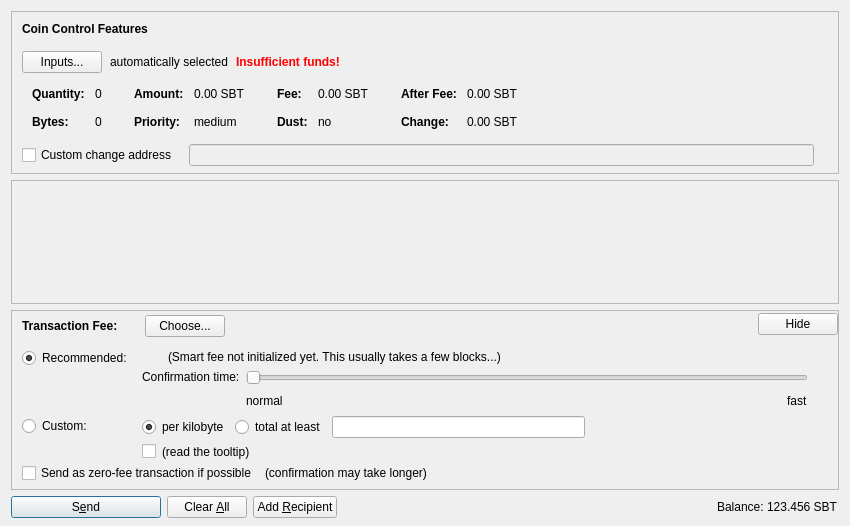
<?xml version="1.0" encoding="UTF-8"?>
<ui version="4.0">
 <class>SendCoinsDialog</class>
 <widget class="QDialog" name="SendCoinsDialog">
  <property name="geometry">
   <rect>
    <x>0</x>
    <y>0</y>
    <width>850</width>
    <height>526</height>
   </rect>
  </property>
  <property name="windowTitle">
   <string>Send Coins</string>
  </property>
  <layout class="QVBoxLayout" name="verticalLayout" stretch="0,1,0,0">
   <property name="bottomMargin">
    <number>8</number>
   </property>
   <item>
    <widget class="QFrame" name="frameCoinControl">
     <property name="sizePolicy">
      <sizepolicy hsizetype="Expanding" vsizetype="Expanding">
       <horstretch>0</horstretch>
       <verstretch>0</verstretch>
      </sizepolicy>
     </property>
     <property name="maximumSize">
      <size>
       <width>16777215</width>
       <height>16777215</height>
      </size>
     </property>
     <property name="frameShape">
      <enum>QFrame::StyledPanel</enum>
     </property>
     <property name="frameShadow">
      <enum>QFrame::Sunken</enum>
     </property>
     <layout class="QVBoxLayout" name="verticalLayoutCoinControl2">
      <property name="spacing">
       <number>0</number>
      </property>
      <property name="leftMargin">
       <number>0</number>
      </property>
      <property name="topMargin">
       <number>0</number>
      </property>
      <property name="rightMargin">
       <number>0</number>
      </property>
      <property name="bottomMargin">
       <number>6</number>
      </property>
      <item>
       <layout class="QVBoxLayout" name="verticalLayoutCoinControl" stretch="0,0,0,0,1">
        <property name="spacing">
         <number>0</number>
        </property>
        <property name="leftMargin">
         <number>10</number>
        </property>
        <property name="topMargin">
         <number>10</number>
        </property>
        <item>
         <layout class="QHBoxLayout" name="horizontalLayoutCoinControl1">
          <property name="bottomMargin">
           <number>15</number>
          </property>
          <item>
           <widget class="QLabel" name="labelCoinControlFeatures">
            <property name="sizePolicy">
             <sizepolicy hsizetype="Preferred" vsizetype="Maximum">
              <horstretch>0</horstretch>
              <verstretch>0</verstretch>
             </sizepolicy>
            </property>
            <property name="font">
             <font>
              <weight>75</weight>
              <bold>true</bold>
             </font>
            </property>
            <property name="styleSheet">
             <string notr="true">font-weight:bold;</string>
            </property>
            <property name="text">
             <string>Coin Control Features</string>
            </property>
           </widget>
          </item>
         </layout>
        </item>
        <item>
         <layout class="QHBoxLayout" name="horizontalLayoutCoinControl2" stretch="0,0,0,0">
          <property name="spacing">
           <number>8</number>
          </property>
          <property name="bottomMargin">
           <number>10</number>
          </property>
          <item>
           <widget class="QPushButton" name="pushButtonCoinControl">
            <property name="styleSheet">
             <string notr="true"/>
            </property>
            <property name="text">
             <string>Inputs...</string>
            </property>
            <property name="autoDefault">
             <bool>false</bool>
            </property>
           </widget>
          </item>
          <item>
           <widget class="QLabel" name="labelCoinControlAutomaticallySelected">
            <property name="text">
             <string>automatically selected</string>
            </property>
            <property name="margin">
             <number>5</number>
            </property>
           </widget>
          </item>
          <item>
           <widget class="QLabel" name="labelCoinControlInsuffFunds">
            <property name="font">
             <font>
              <weight>75</weight>
              <bold>true</bold>
             </font>
            </property>
            <property name="styleSheet">
             <string notr="true">color:red;font-weight:bold;</string>
            </property>
            <property name="text">
             <string>Insufficient funds!</string>
            </property>
            <property name="margin">
             <number>5</number>
            </property>
           </widget>
          </item>
          <item>
           <spacer name="horizontalSpacerCoinControl">
            <property name="orientation">
             <enum>Qt::Horizontal</enum>
            </property>
            <property name="sizeHint" stdset="0">
             <size>
              <width>40</width>
              <height>1</height>
             </size>
            </property>
           </spacer>
          </item>
         </layout>
        </item>
        <item>
         <widget class="QWidget" name="widgetCoinControl" native="true">
          <property name="sizePolicy">
           <sizepolicy hsizetype="Preferred" vsizetype="Preferred">
            <horstretch>0</horstretch>
            <verstretch>0</verstretch>
           </sizepolicy>
          </property>
          <property name="minimumSize">
           <size>
            <width>0</width>
            <height>0</height>
           </size>
          </property>
          <property name="styleSheet">
           <string notr="true"/>
          </property>
          <layout class="QHBoxLayout" name="horizontalLayoutCoinControl5">
           <property name="leftMargin">
            <number>0</number>
           </property>
           <property name="topMargin">
            <number>0</number>
           </property>
           <property name="rightMargin">
            <number>0</number>
           </property>
           <property name="bottomMargin">
            <number>0</number>
           </property>
           <item>
            <layout class="QHBoxLayout" name="horizontalLayoutCoinControl3" stretch="0,0,0,1">
             <property name="spacing">
              <number>20</number>
             </property>
             <property name="topMargin">
              <number>0</number>
             </property>
             <property name="bottomMargin">
              <number>10</number>
             </property>
             <item>
              <layout class="QFormLayout" name="formLayoutCoinControl1">
               <property name="horizontalSpacing">
                <number>10</number>
               </property>
               <property name="verticalSpacing">
                <number>14</number>
               </property>
               <property name="leftMargin">
                <number>10</number>
               </property>
               <property name="topMargin">
                <number>4</number>
               </property>
               <property name="rightMargin">
                <number>6</number>
               </property>
               <item row="0" column="0">
                <widget class="QLabel" name="labelCoinControlQuantityText">
                 <property name="font">
                  <font>
                   <weight>75</weight>
                   <bold>true</bold>
                  </font>
                 </property>
                 <property name="text">
                  <string>Quantity:</string>
                 </property>
                 <property name="margin">
                  <number>0</number>
                 </property>
                </widget>
               </item>
               <item row="0" column="1">
                <widget class="QLabel" name="labelCoinControlQuantity">
                 <property name="cursor">
                  <cursorShape>IBeamCursor</cursorShape>
                 </property>
                 <property name="contextMenuPolicy">
                  <enum>Qt::ActionsContextMenu</enum>
                 </property>
                 <property name="text">
                  <string notr="true">0</string>
                 </property>
                 <property name="margin">
                  <number>0</number>
                 </property>
                 <property name="textInteractionFlags">
                  <set>Qt::LinksAccessibleByMouse|Qt::TextSelectableByKeyboard|Qt::TextSelectableByMouse</set>
                 </property>
                </widget>
               </item>
               <item row="1" column="0">
                <widget class="QLabel" name="labelCoinControlBytesText">
                 <property name="font">
                  <font>
                   <weight>75</weight>
                   <bold>true</bold>
                  </font>
                 </property>
                 <property name="text">
                  <string>Bytes:</string>
                 </property>
                </widget>
               </item>
               <item row="1" column="1">
                <widget class="QLabel" name="labelCoinControlBytes">
                 <property name="cursor">
                  <cursorShape>IBeamCursor</cursorShape>
                 </property>
                 <property name="contextMenuPolicy">
                  <enum>Qt::ActionsContextMenu</enum>
                 </property>
                 <property name="text">
                  <string notr="true">0</string>
                 </property>
                 <property name="textInteractionFlags">
                  <set>Qt::LinksAccessibleByMouse|Qt::TextSelectableByKeyboard|Qt::TextSelectableByMouse</set>
                 </property>
                </widget>
               </item>
              </layout>
             </item>
             <item>
              <layout class="QFormLayout" name="formLayoutCoinControl2">
               <property name="horizontalSpacing">
                <number>10</number>
               </property>
               <property name="verticalSpacing">
                <number>14</number>
               </property>
               <property name="leftMargin">
                <number>6</number>
               </property>
               <property name="topMargin">
                <number>4</number>
               </property>
               <property name="rightMargin">
                <number>6</number>
               </property>
               <item row="0" column="0">
                <widget class="QLabel" name="labelCoinControlAmountText">
                 <property name="font">
                  <font>
                   <weight>75</weight>
                   <bold>true</bold>
                  </font>
                 </property>
                 <property name="text">
                  <string>Amount:</string>
                 </property>
                 <property name="margin">
                  <number>0</number>
                 </property>
                </widget>
               </item>
               <item row="0" column="1">
                <widget class="QLabel" name="labelCoinControlAmount">
                 <property name="cursor">
                  <cursorShape>IBeamCursor</cursorShape>
                 </property>
                 <property name="contextMenuPolicy">
                  <enum>Qt::ActionsContextMenu</enum>
                 </property>
                 <property name="text">
                  <string notr="true">0.00 SBT</string>
                 </property>
                 <property name="textInteractionFlags">
                  <set>Qt::LinksAccessibleByMouse|Qt::TextSelectableByKeyboard|Qt::TextSelectableByMouse</set>
                 </property>
                </widget>
               </item>
               <item row="1" column="0">
                <widget class="QLabel" name="labelCoinControlPriorityText">
                 <property name="font">
                  <font>
                   <weight>75</weight>
                   <bold>true</bold>
                  </font>
                 </property>
                 <property name="text">
                  <string>Priority:</string>
                 </property>
                </widget>
               </item>
               <item row="1" column="1">
                <widget class="QLabel" name="labelCoinControlPriority">
                 <property name="cursor">
                  <cursorShape>IBeamCursor</cursorShape>
                 </property>
                 <property name="contextMenuPolicy">
                  <enum>Qt::ActionsContextMenu</enum>
                 </property>
                 <property name="text">
                  <string notr="true">medium</string>
                 </property>
                 <property name="textInteractionFlags">
                  <set>Qt::LinksAccessibleByMouse|Qt::TextSelectableByKeyboard|Qt::TextSelectableByMouse</set>
                 </property>
                </widget>
               </item>
              </layout>
             </item>
             <item>
              <layout class="QFormLayout" name="formLayoutCoinControl3">
               <property name="horizontalSpacing">
                <number>10</number>
               </property>
               <property name="verticalSpacing">
                <number>14</number>
               </property>
               <property name="leftMargin">
                <number>6</number>
               </property>
               <property name="topMargin">
                <number>4</number>
               </property>
               <property name="rightMargin">
                <number>6</number>
               </property>
               <item row="0" column="0">
                <widget class="QLabel" name="labelCoinControlFeeText">
                 <property name="font">
                  <font>
                   <weight>75</weight>
                   <bold>true</bold>
                  </font>
                 </property>
                 <property name="text">
                  <string>Fee:</string>
                 </property>
                 <property name="margin">
                  <number>0</number>
                 </property>
                </widget>
               </item>
               <item row="0" column="1">
                <widget class="QLabel" name="labelCoinControlFee">
                 <property name="cursor">
                  <cursorShape>IBeamCursor</cursorShape>
                 </property>
                 <property name="contextMenuPolicy">
                  <enum>Qt::ActionsContextMenu</enum>
                 </property>
                 <property name="text">
                  <string notr="true">0.00 SBT</string>
                 </property>
                 <property name="textInteractionFlags">
                  <set>Qt::LinksAccessibleByMouse|Qt::TextSelectableByKeyboard|Qt::TextSelectableByMouse</set>
                 </property>
                </widget>
               </item>
               <item row="1" column="0">
                <widget class="QLabel" name="labelCoinControlLowOutputText">
                 <property name="font">
                  <font>
                   <weight>75</weight>
                   <bold>true</bold>
                  </font>
                 </property>
                 <property name="text">
                  <string>Dust:</string>
                 </property>
                </widget>
               </item>
               <item row="1" column="1">
                <widget class="QLabel" name="labelCoinControlLowOutput">
                 <property name="cursor">
                  <cursorShape>IBeamCursor</cursorShape>
                 </property>
                 <property name="contextMenuPolicy">
                  <enum>Qt::ActionsContextMenu</enum>
                 </property>
                 <property name="text">
                  <string notr="true">no</string>
                 </property>
                 <property name="textInteractionFlags">
                  <set>Qt::LinksAccessibleByMouse|Qt::TextSelectableByKeyboard|Qt::TextSelectableByMouse</set>
                 </property>
                </widget>
               </item>
              </layout>
             </item>
             <item>
              <layout class="QFormLayout" name="formLayoutCoinControl4">
               <property name="horizontalSpacing">
                <number>10</number>
               </property>
               <property name="verticalSpacing">
                <number>14</number>
               </property>
               <property name="leftMargin">
                <number>6</number>
               </property>
               <property name="topMargin">
                <number>4</number>
               </property>
               <property name="rightMargin">
                <number>6</number>
               </property>
               <item row="0" column="0">
                <widget class="QLabel" name="labelCoinControlAfterFeeText">
                 <property name="font">
                  <font>
                   <weight>75</weight>
                   <bold>true</bold>
                  </font>
                 </property>
                 <property name="text">
                  <string>After Fee:</string>
                 </property>
                 <property name="margin">
                  <number>0</number>
                 </property>
                </widget>
               </item>
               <item row="0" column="1">
                <widget class="QLabel" name="labelCoinControlAfterFee">
                 <property name="cursor">
                  <cursorShape>IBeamCursor</cursorShape>
                 </property>
                 <property name="contextMenuPolicy">
                  <enum>Qt::ActionsContextMenu</enum>
                 </property>
                 <property name="text">
                  <string notr="true">0.00 SBT</string>
                 </property>
                 <property name="textInteractionFlags">
                  <set>Qt::LinksAccessibleByMouse|Qt::TextSelectableByKeyboard|Qt::TextSelectableByMouse</set>
                 </property>
                </widget>
               </item>
               <item row="1" column="0">
                <widget class="QLabel" name="labelCoinControlChangeText">
                 <property name="font">
                  <font>
                   <weight>75</weight>
                   <bold>true</bold>
                  </font>
                 </property>
                 <property name="text">
                  <string>Change:</string>
                 </property>
                </widget>
               </item>
               <item row="1" column="1">
                <widget class="QLabel" name="labelCoinControlChange">
                 <property name="cursor">
                  <cursorShape>IBeamCursor</cursorShape>
                 </property>
                 <property name="contextMenuPolicy">
                  <enum>Qt::ActionsContextMenu</enum>
                 </property>
                 <property name="text">
                  <string notr="true">0.00 SBT</string>
                 </property>
                 <property name="textInteractionFlags">
                  <set>Qt::LinksAccessibleByMouse|Qt::TextSelectableByKeyboard|Qt::TextSelectableByMouse</set>
                 </property>
                </widget>
               </item>
              </layout>
             </item>
            </layout>
           </item>
          </layout>
         </widget>
        </item>
        <item>
         <layout class="QHBoxLayout" name="horizontalLayoutCoinControl4" stretch="0,0,0">
          <property name="spacing">
           <number>12</number>
          </property>
          <property name="sizeConstraint">
           <enum>QLayout::SetDefaultConstraint</enum>
          </property>
          <property name="topMargin">
           <number>5</number>
          </property>
          <property name="rightMargin">
           <number>5</number>
          </property>
          <item>
           <widget class="QCheckBox" name="checkBoxCoinControlChange">
            <property name="toolTip">
             <string>If this is activated, but the change address is empty or invalid, change will be sent to a newly generated address.</string>
            </property>
            <property name="text">
             <string>Custom change address</string>
            </property>
           </widget>
          </item>
          <item>
           <widget class="QValidatedLineEdit" name="lineEditCoinControlChange">
            <property name="enabled">
             <bool>false</bool>
            </property>
            <property name="sizePolicy">
             <sizepolicy hsizetype="Expanding" vsizetype="Fixed">
              <horstretch>0</horstretch>
              <verstretch>0</verstretch>
             </sizepolicy>
            </property>
           </widget>
          </item>
          <item>
           <widget class="QLabel" name="labelCoinControlChangeLabel">
            <property name="sizePolicy">
             <sizepolicy hsizetype="Preferred" vsizetype="Expanding">
              <horstretch>0</horstretch>
              <verstretch>0</verstretch>
             </sizepolicy>
            </property>
            <property name="minimumSize">
             <size>
              <width>0</width>
              <height>0</height>
             </size>
            </property>
            <property name="text">
             <string/>
            </property>
            <property name="margin">
             <number>3</number>
            </property>
           </widget>
          </item>
         </layout>
        </item>
        <item>
         <spacer name="verticalSpacerCoinControl">
          <property name="orientation">
           <enum>Qt::Vertical</enum>
          </property>
          <property name="sizeHint" stdset="0">
           <size>
            <width>800</width>
            <height>1</height>
           </size>
          </property>
         </spacer>
        </item>
       </layout>
      </item>
     </layout>
    </widget>
   </item>
   <item>
    <widget class="QScrollArea" name="scrollArea">
     <property name="widgetResizable">
      <bool>true</bool>
     </property>
     <widget class="QWidget" name="scrollAreaWidgetContents">
      <property name="geometry">
       <rect>
        <x>0</x>
        <y>0</y>
        <width>830</width>
        <height>68</height>
       </rect>
      </property>
      <layout class="QVBoxLayout" name="verticalLayout_2" stretch="0,1">
       <property name="leftMargin">
        <number>0</number>
       </property>
       <property name="topMargin">
        <number>0</number>
       </property>
       <property name="rightMargin">
        <number>0</number>
       </property>
       <property name="bottomMargin">
        <number>0</number>
       </property>
       <item>
        <layout class="QVBoxLayout" name="entries">
         <property name="spacing">
          <number>6</number>
         </property>
        </layout>
       </item>
       <item>
        <spacer name="verticalSpacer">
         <property name="orientation">
          <enum>Qt::Vertical</enum>
         </property>
         <property name="sizeHint" stdset="0">
          <size>
           <width>20</width>
           <height>40</height>
          </size>
         </property>
        </spacer>
       </item>
      </layout>
     </widget>
    </widget>
   </item>
   <item>
    <widget class="QFrame" name="frameFee">
     <property name="sizePolicy">
      <sizepolicy hsizetype="Expanding" vsizetype="Expanding">
       <horstretch>0</horstretch>
       <verstretch>0</verstretch>
      </sizepolicy>
     </property>
     <property name="maximumSize">
      <size>
       <width>16777215</width>
       <height>16777215</height>
      </size>
     </property>
     <property name="frameShape">
      <enum>QFrame::StyledPanel</enum>
     </property>
     <property name="frameShadow">
      <enum>QFrame::Sunken</enum>
     </property>
     <layout class="QVBoxLayout" name="verticalLayoutFee1">
      <property name="spacing">
       <number>0</number>
      </property>
      <property name="leftMargin">
       <number>0</number>
      </property>
      <property name="topMargin">
       <number>0</number>
      </property>
      <property name="rightMargin">
       <number>0</number>
      </property>
      <property name="bottomMargin">
       <number>0</number>
      </property>
      <item>
       <layout class="QVBoxLayout" name="verticalLayoutFee2" stretch="0,0,0">
        <property name="spacing">
         <number>0</number>
        </property>
        <property name="leftMargin">
         <number>10</number>
        </property>
        <property name="topMargin">
         <number>0</number>
        </property>
        <item>
         <layout class="QHBoxLayout" name="horizontalLayoutFee1">
          <property name="bottomMargin">
           <number>0</number>
          </property>
          <item>
           <layout class="QVBoxLayout" name="verticalLayoutFee7">
            <property name="spacing">
             <number>0</number>
            </property>
            <item>
             <spacer name="verticalSpacerSmartFee">
              <property name="orientation">
               <enum>Qt::Vertical</enum>
              </property>
              <property name="sizeType">
               <enum>QSizePolicy::Fixed</enum>
              </property>
              <property name="sizeHint" stdset="0">
               <size>
                <width>1</width>
                <height>4</height>
               </size>
              </property>
             </spacer>
            </item>
            <item>
             <layout class="QHBoxLayout" name="horizontalLayoutSmartFee">
              <property name="spacing">
               <number>10</number>
              </property>
              <item>
               <widget class="QLabel" name="labelFeeHeadline">
                <property name="sizePolicy">
                 <sizepolicy hsizetype="Preferred" vsizetype="Maximum">
                  <horstretch>0</horstretch>
                  <verstretch>0</verstretch>
                 </sizepolicy>
                </property>
                <property name="font">
                 <font>
                  <weight>75</weight>
                  <bold>true</bold>
                 </font>
                </property>
                <property name="styleSheet">
                 <string notr="true">font-weight:bold;</string>
                </property>
                <property name="text">
                 <string>Transaction Fee:</string>
                </property>
               </widget>
              </item>
              <item>
               <widget class="QLabel" name="labelFeeMinimized">
                <property name="text">
                 <string/>
                </property>
               </widget>
              </item>
              <item>
               <widget class="QPushButton" name="buttonChooseFee">
                <property name="text">
                 <string>Choose...</string>
                </property>
               </widget>
              </item>
             </layout>
            </item>
            <item>
             <spacer name="verticalSpacer_5">
              <property name="orientation">
               <enum>Qt::Vertical</enum>
              </property>
              <property name="sizeHint" stdset="0">
               <size>
                <width>1</width>
                <height>1</height>
               </size>
              </property>
             </spacer>
            </item>
           </layout>
          </item>
          <item>
           <spacer name="horizontalSpacer_4">
            <property name="orientation">
             <enum>Qt::Horizontal</enum>
            </property>
            <property name="sizeHint" stdset="0">
             <size>
              <width>40</width>
              <height>20</height>
             </size>
            </property>
           </spacer>
          </item>
          <item>
           <widget class="QPushButton" name="buttonMinimizeFee">
            <property name="toolTip">
             <string>collapse fee-settings</string>
            </property>
            <property name="text">
             <string>Hide</string>
            </property>
           </widget>
          </item>
         </layout>
        </item>
        <item>
         <widget class="QFrame" name="frameFeeSelection">
          <layout class="QVBoxLayout" name="verticalLayoutFee12">
           <property name="spacing">
            <number>0</number>
           </property>
           <property name="leftMargin">
            <number>0</number>
           </property>
           <property name="topMargin">
            <number>0</number>
           </property>
           <property name="rightMargin">
            <number>0</number>
           </property>
           <property name="bottomMargin">
            <number>0</number>
           </property>
           <item>
            <layout class="QGridLayout" name="gridLayoutFee">
             <property name="topMargin">
              <number>10</number>
             </property>
             <property name="bottomMargin">
              <number>4</number>
             </property>
             <property name="horizontalSpacing">
              <number>10</number>
             </property>
             <property name="verticalSpacing">
              <number>4</number>
             </property>
             <item row="1" column="1">
              <layout class="QVBoxLayout" name="verticalLayoutFee8">
               <property name="spacing">
                <number>6</number>
               </property>
               <item>
                <layout class="QHBoxLayout" name="horizontalLayoutFee13">
                 <item>
                  <widget class="QRadioButton" name="radioCustomPerKilobyte">
                   <property name="toolTip">
                    <string>If the custom fee is set to 1000 satoshis and the transaction is only 250 bytes, then &quot;per kilobyte&quot; only pays 250 satoshis in fee, while &quot;total at least&quot; pays 1000 satoshis. For transactions bigger than a kilobyte both pay by kilobyte.</string>
                   </property>
                   <property name="text">
                    <string>per kilobyte</string>
                   </property>
                   <property name="checked">
                    <bool>true</bool>
                   </property>
                   <attribute name="buttonGroup">
                    <string notr="true">groupCustomFee</string>
                   </attribute>
                  </widget>
                 </item>
                 <item>
                  <widget class="QRadioButton" name="radioCustomAtLeast">
                   <property name="toolTip">
                    <string>If the custom fee is set to 1000 satoshis and the transaction is only 250 bytes, then &quot;per kilobyte&quot; only pays 250 satoshis in fee, while &quot;total at least&quot; pays 1000 satoshis. For transactions bigger than a kilobyte both pay by kilobyte.</string>
                   </property>
                   <property name="text">
                    <string>total at least</string>
                   </property>
                   <attribute name="buttonGroup">
                    <string notr="true">groupCustomFee</string>
                   </attribute>
                  </widget>
                 </item>
                 <item>
                  <widget class="ShiabitAmountField" name="customFee"/>
                 </item>
                 <item>
                  <spacer name="horizontalSpacer_6">
                   <property name="orientation">
                    <enum>Qt::Horizontal</enum>
                   </property>
                   <property name="sizeHint" stdset="0">
                    <size>
                     <width>1</width>
                     <height>1</height>
                    </size>
                   </property>
                  </spacer>
                 </item>
                </layout>
               </item>
               <item>
                <layout class="QHBoxLayout" name="horizontalLayoutFee8">
                 <item>
                  <widget class="QCheckBox" name="checkBoxMinimumFee">
                   <property name="toolTip">
                    <string>Paying only the minimum fee is just fine as long as there is less transaction volume than space in the blocks. But be aware that this can end up in a never confirming transaction once there is more demand for shiabit transactions than the network can process.</string>
                   </property>
                   <property name="text">
                    <string/>
                   </property>
                  </widget>
                 </item>
                 <item>
                  <widget class="QLabel" name="labelMinFeeWarning">
                   <property name="enabled">
                    <bool>true</bool>
                   </property>
                   <property name="toolTip">
                    <string>Paying only the minimum fee is just fine as long as there is less transaction volume than space in the blocks. But be aware that this can end up in a never confirming transaction once there is more demand for shiabit transactions than the network can process.</string>
                   </property>
                   <property name="text">
                    <string>(read the tooltip)</string>
                   </property>
                   <property name="margin">
                    <number>5</number>
                   </property>
                  </widget>
                 </item>
                 <item>
                  <spacer name="horizontalSpacer_2">
                   <property name="orientation">
                    <enum>Qt::Horizontal</enum>
                   </property>
                   <property name="sizeHint" stdset="0">
                    <size>
                     <width>1</width>
                     <height>1</height>
                    </size>
                   </property>
                  </spacer>
                 </item>
                </layout>
               </item>
              </layout>
             </item>
             <item row="0" column="0">
              <layout class="QVBoxLayout" name="verticalLayoutFee4" stretch="0,1">
               <item>
                <widget class="QRadioButton" name="radioSmartFee">
                 <property name="text">
                  <string>Recommended:</string>
                 </property>
                 <property name="checked">
                  <bool>true</bool>
                 </property>
                 <attribute name="buttonGroup">
                  <string notr="true">groupFee</string>
                 </attribute>
                </widget>
               </item>
               <item>
                <spacer name="verticalSpacer_2">
                 <property name="orientation">
                  <enum>Qt::Vertical</enum>
                 </property>
                 <property name="sizeHint" stdset="0">
                  <size>
                   <width>1</width>
                   <height>1</height>
                  </size>
                 </property>
                </spacer>
               </item>
              </layout>
             </item>
             <item row="1" column="0">
              <layout class="QVBoxLayout" name="verticalLayoutFee9" stretch="0,1">
               <item>
                <widget class="QRadioButton" name="radioCustomFee">
                 <property name="text">
                  <string>Custom:</string>
                 </property>
                 <attribute name="buttonGroup">
                  <string notr="true">groupFee</string>
                 </attribute>
                </widget>
               </item>
               <item>
                <spacer name="verticalSpacer_6">
                 <property name="orientation">
                  <enum>Qt::Vertical</enum>
                 </property>
                 <property name="sizeHint" stdset="0">
                  <size>
                   <width>1</width>
                   <height>1</height>
                  </size>
                 </property>
                </spacer>
               </item>
              </layout>
             </item>
             <item row="0" column="1">
              <layout class="QVBoxLayout" name="verticalLayoutFee3" stretch="0,0,1">
               <property name="spacing">
                <number>6</number>
               </property>
               <property name="topMargin">
                <number>2</number>
               </property>
               <item>
                <layout class="QHBoxLayout" name="horizontalLayoutFee12">
                 <item>
                  <widget class="QLabel" name="labelSmartFee">
                   <property name="text">
                    <string/>
                   </property>
                   <property name="margin">
                    <number>2</number>
                   </property>
                  </widget>
                 </item>
                 <item>
                  <widget class="QLabel" name="labelFeeEstimation">
                   <property name="text">
                    <string/>
                   </property>
                  </widget>
                 </item>
                 <item>
                  <widget class="QLabel" name="labelSmartFee2">
                   <property name="text">
                    <string>(Smart fee not initialized yet. This usually takes a few blocks...)</string>
                   </property>
                   <property name="margin">
                    <number>2</number>
                   </property>
                  </widget>
                 </item>
                 <item>
                  <spacer name="horizontalSpacer_5">
                   <property name="orientation">
                    <enum>Qt::Horizontal</enum>
                   </property>
                   <property name="sizeHint" stdset="0">
                    <size>
                     <width>1</width>
                     <height>1</height>
                    </size>
                   </property>
                  </spacer>
                 </item>
                </layout>
               </item>
               <item>
                <layout class="QHBoxLayout" name="horizontalLayoutFee9">
                 <item>
                  <layout class="QVBoxLayout" name="verticalLayoutFee6">
                   <item>
                    <widget class="QLabel" name="labelSmartFee3">
                     <property name="text">
                      <string>Confirmation time:</string>
                     </property>
                     <property name="margin">
                      <number>2</number>
                     </property>
                    </widget>
                   </item>
                   <item>
                    <spacer name="verticalSpacer_3">
                     <property name="orientation">
                      <enum>Qt::Vertical</enum>
                     </property>
                     <property name="sizeHint" stdset="0">
                      <size>
                       <width>1</width>
                       <height>1</height>
                      </size>
                     </property>
                    </spacer>
                   </item>
                  </layout>
                 </item>
                 <item>
                  <layout class="QVBoxLayout" name="verticalLayoutFee5">
                   <property name="rightMargin">
                    <number>30</number>
                   </property>
                   <item>
                    <widget class="QSlider" name="sliderSmartFee">
                     <property name="minimum">
                      <number>0</number>
                     </property>
                     <property name="maximum">
                      <number>24</number>
                     </property>
                     <property name="pageStep">
                      <number>1</number>
                     </property>
                     <property name="value">
                      <number>0</number>
                     </property>
                     <property name="orientation">
                      <enum>Qt::Horizontal</enum>
                     </property>
                     <property name="invertedAppearance">
                      <bool>false</bool>
                     </property>
                     <property name="invertedControls">
                      <bool>false</bool>
                     </property>
                     <property name="tickPosition">
                      <enum>QSlider::NoTicks</enum>
                     </property>
                    </widget>
                   </item>
                   <item>
                    <layout class="QHBoxLayout" name="horizontalLayoutFee10">
                     <item>
                      <widget class="QLabel" name="labelSmartFeeNormal">
                       <property name="text">
                        <string>normal</string>
                       </property>
                      </widget>
                     </item>
                     <item>
                      <spacer name="horizontalSpacer_3">
                       <property name="orientation">
                        <enum>Qt::Horizontal</enum>
                       </property>
                       <property name="sizeHint" stdset="0">
                        <size>
                         <width>40</width>
                         <height>20</height>
                        </size>
                       </property>
                      </spacer>
                     </item>
                     <item>
                      <widget class="QLabel" name="labelSmartFeeFast">
                       <property name="text">
                        <string>fast</string>
                       </property>
                      </widget>
                     </item>
                    </layout>
                   </item>
                  </layout>
                 </item>
                </layout>
               </item>
               <item>
                <spacer name="verticalSpacer_4">
                 <property name="orientation">
                  <enum>Qt::Vertical</enum>
                 </property>
                 <property name="sizeHint" stdset="0">
                  <size>
                   <width>1</width>
                   <height>1</height>
                  </size>
                 </property>
                </spacer>
               </item>
              </layout>
             </item>
            </layout>
           </item>
           <item>
            <layout class="QHBoxLayout" name="horizontalLayoutFee5" stretch="0,0,0">
             <property name="spacing">
              <number>8</number>
             </property>
             <property name="bottomMargin">
              <number>4</number>
             </property>
             <item>
              <widget class="QCheckBox" name="checkBoxFreeTx">
               <property name="text">
                <string>Send as zero-fee transaction if possible</string>
               </property>
              </widget>
             </item>
             <item>
              <widget class="QLabel" name="labelFreeTx">
               <property name="text">
                <string>(confirmation may take longer)</string>
               </property>
               <property name="margin">
                <number>5</number>
               </property>
              </widget>
             </item>
             <item>
              <spacer name="horizontalSpacerFee5">
               <property name="orientation">
                <enum>Qt::Horizontal</enum>
               </property>
               <property name="sizeHint" stdset="0">
                <size>
                 <width>1</width>
                 <height>1</height>
                </size>
               </property>
              </spacer>
             </item>
            </layout>
           </item>
           <item>
            <spacer name="verticalSpacerFee2">
             <property name="orientation">
              <enum>Qt::Vertical</enum>
             </property>
             <property name="sizeHint" stdset="0">
              <size>
               <width>1</width>
               <height>1</height>
              </size>
             </property>
            </spacer>
           </item>
          </layout>
         </widget>
        </item>
        <item>
         <spacer name="verticalSpacerFee">
          <property name="orientation">
           <enum>Qt::Vertical</enum>
          </property>
          <property name="sizeHint" stdset="0">
           <size>
            <width>800</width>
            <height>1</height>
           </size>
          </property>
         </spacer>
        </item>
       </layout>
      </item>
     </layout>
    </widget>
   </item>
   <item>
    <layout class="QHBoxLayout" name="horizontalLayout">
     <item>
      <widget class="QPushButton" name="sendButton">
       <property name="minimumSize">
        <size>
         <width>150</width>
         <height>0</height>
        </size>
       </property>
       <property name="toolTip">
        <string>Confirm the send action</string>
       </property>
       <property name="text">
        <string>S&amp;end</string>
       </property>
       <property name="icon">
        <iconset resource="../shiabit.qrc">
         <normaloff>:/icons/send</normaloff>:/icons/send</iconset>
       </property>
       <property name="autoDefault">
        <bool>false</bool>
       </property>
       <property name="default">
        <bool>true</bool>
       </property>
      </widget>
     </item>
     <item>
      <widget class="QPushButton" name="clearButton">
       <property name="sizePolicy">
        <sizepolicy hsizetype="Minimum" vsizetype="Fixed">
         <horstretch>0</horstretch>
         <verstretch>0</verstretch>
        </sizepolicy>
       </property>
       <property name="toolTip">
        <string>Clear all fields of the form.</string>
       </property>
       <property name="text">
        <string>Clear &amp;All</string>
       </property>
       <property name="icon">
        <iconset resource="../shiabit.qrc">
         <normaloff>:/icons/remove</normaloff>:/icons/remove</iconset>
       </property>
       <property name="autoDefault">
        <bool>false</bool>
       </property>
      </widget>
     </item>
     <item>
      <widget class="QPushButton" name="addButton">
       <property name="toolTip">
        <string>Send to multiple recipients at once</string>
       </property>
       <property name="text">
        <string>Add &amp;Recipient</string>
       </property>
       <property name="icon">
        <iconset resource="../shiabit.qrc">
         <normaloff>:/icons/add</normaloff>:/icons/add</iconset>
       </property>
       <property name="autoDefault">
        <bool>false</bool>
       </property>
      </widget>
     </item>
     <item>
      <spacer name="horizontalSpacer">
       <property name="orientation">
        <enum>Qt::Horizontal</enum>
       </property>
       <property name="sizeHint" stdset="0">
        <size>
         <width>40</width>
         <height>20</height>
        </size>
       </property>
      </spacer>
     </item>
     <item>
      <layout class="QHBoxLayout" name="horizontalLayout_2">
       <property name="spacing">
        <number>3</number>
       </property>
       <item>
        <widget class="QLabel" name="label">
         <property name="sizePolicy">
          <sizepolicy hsizetype="Preferred" vsizetype="Fixed">
           <horstretch>0</horstretch>
           <verstretch>0</verstretch>
          </sizepolicy>
         </property>
         <property name="text">
          <string>Balance:</string>
         </property>
        </widget>
       </item>
       <item>
        <widget class="QLabel" name="labelBalance">
         <property name="sizePolicy">
          <sizepolicy hsizetype="Preferred" vsizetype="Fixed">
           <horstretch>0</horstretch>
           <verstretch>0</verstretch>
          </sizepolicy>
         </property>
         <property name="cursor">
          <cursorShape>IBeamCursor</cursorShape>
         </property>
         <property name="text">
          <string notr="true">123.456 SBT</string>
         </property>
         <property name="textInteractionFlags">
          <set>Qt::LinksAccessibleByMouse|Qt::TextSelectableByKeyboard|Qt::TextSelectableByMouse</set>
         </property>
        </widget>
       </item>
      </layout>
     </item>
    </layout>
   </item>
  </layout>
 </widget>
 <customwidgets>
  <customwidget>
   <class>QValidatedLineEdit</class>
   <extends>QLineEdit</extends>
   <header>qvalidatedlineedit.h</header>
  </customwidget>
  <customwidget>
   <class>ShiabitAmountField</class>
   <extends>QLineEdit</extends>
   <header>shiabitamountfield.h</header>
   <container>1</container>
  </customwidget>
 </customwidgets>
 <resources>
  <include location="../shiabit.qrc"/>
 </resources>
 <connections/>
 <buttongroups>
  <buttongroup name="groupFee"/>
  <buttongroup name="groupCustomFee"/>
 </buttongroups>
</ui>
